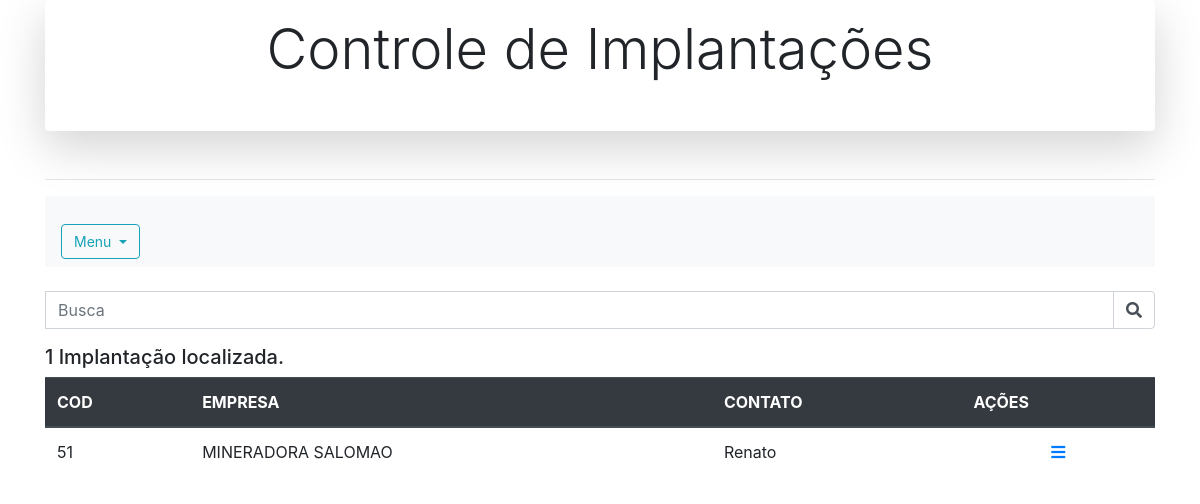
The page /index.php?procura=MINERADORA SALOMAO on the database its author committed.
### tables this page shows
CREATE TABLE `cliente` (
  `id_cliente` int(11) NOT NULL,
  `data_cadastro` timestamp NOT NULL DEFAULT CURRENT_TIMESTAMP,
  `razaosocial` varchar(100) NOT NULL,
  `contato` varchar(50) NOT NULL,
  `obs` varchar(200) DEFAULT NULL,
  `ativo` varchar(5) NOT NULL,
  `data_encerramento` timestamp NULL DEFAULT CURRENT_TIMESTAMP
);

### index.php (the view, shortened to what this page needs)
<?php
include_once "conecta.php";
include "cabecalho.php";
?>
<nav class="navbar navbar-expand-lg navbar-light bg-light">
    <div class="btn-group">
        <button type="button" class="btn btn-outline-info dropdown-toggle" data-toggle="dropdown" aria-haspopup="true" aria-expanded="false">
            Menu
        </button>
</nav>
<br>
<table class="table table-hover" width="100%">
    <thead class="thead-dark">
        <tr>
            <th>COD</th>
            <th>EMPRESA</th>
            <th>CONTATO</th>
            <th>AÇÕES</th>
        </tr>
    </thead>
    <form>
        <div class="form-group input-group">
            <input type="text" class="form-control" name="procura" placeholder="Busca">
            <div class="input-group-append">
                <div class="input-group-text" style="background-color: #FFF"><i class="fas fa-search"></i></div>
            </div>
        </div>
    </form>
    <?php
    $p = $_GET["procura"];
    $stmt = $conn->prepare("SELECT *
                            FROM cliente
                            WHERE ativo = 'T' AND
                                  razaosocial LIKE '%$p%' OR
                                  contato     LIKE '%$p%' OR
                                  id_cliente = '{$p}' ");
    $stmt->execute();
    $count = $stmt->rowCount();
    if ($count == 0) {
        echo ("<h5>Não Localizado implantações para o cliente $p</h5>");
    } else if ($count == 1) {
        echo ("<h5>" . $count . " Implantação localizada.</h5>");
    } else if ($count > 1) {
        echo ("<h5>". $count . " Implantações localizadas</h5>");
    }
    while ($rs = $stmt->fetch(PDO::FETCH_OBJ)) {
    ?>
        <tr>
            <td><?php echo $rs->id_cliente; ?> </td>
            <td><?php echo $rs->razaosocial; ?> </td>
            <td><?php echo $rs->contato; ?></td>
            <td>
                <center>
                    <a href=implantacao.php?id=<?php echo $rs->id_cliente; ?> <i class="fas fa-bars"></i></a>
                </center>
            </td>
        </tr>
    <?php
    }
    ?>
</table>
</div>
<? include "scripts.php"; ?>

### css/styles.css (style rules this page uses)
html { height: 100%; }
body { height: 100%; }
form { padding-top: 10px; font-size: 14px; margin-top: 30px; }
.btn { font-size: 14px; margin-top: 20px; }

### rows shown on the page
cliente: id_cliente "51", razaosocial "MINERADORA SALOMAO", contato "Renato"

### other values the page prints
$count "1"
